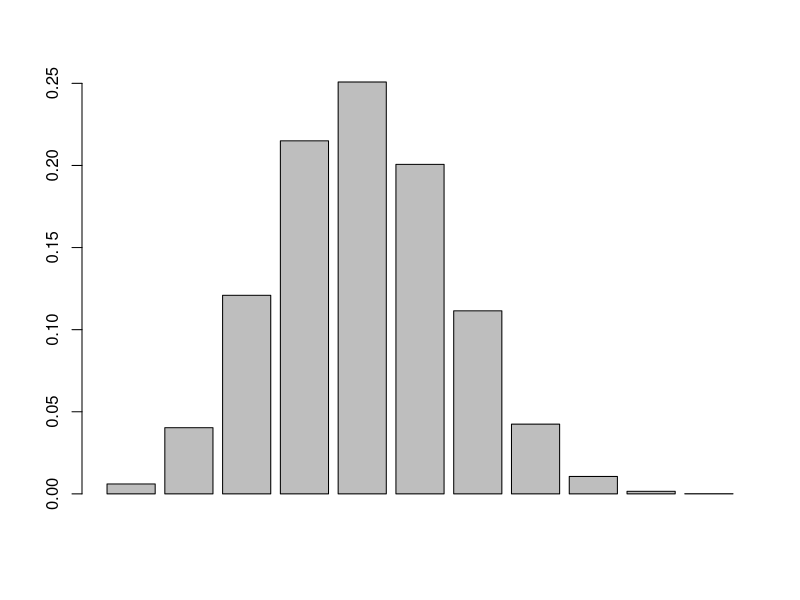

The R script that drew this image:
## ---- chunk 1
p <- 0.4
n <- 10
## pt 1 
dbinom(x = 0:n, n, prob = p)  ## pdf
## pt 2
barplot(dbinom(x = 0:n, n, prob = p))
## pt 3
dbinom(x = 6, n, p)
## pt 4
pbinom(3,n,p)
## ---- chunk 2
lambda = 5
ppois(q = 2, lambda = 5)
